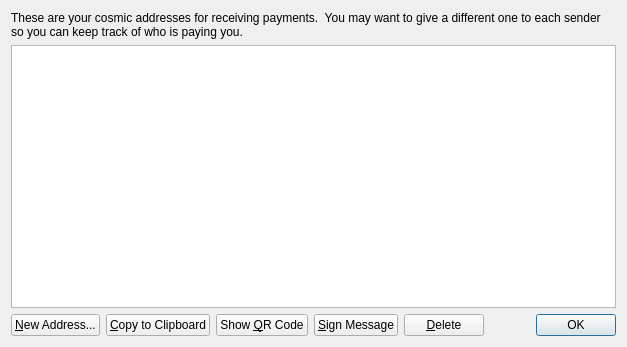
<?xml version="1.0" encoding="UTF-8"?>
<ui version="4.0">
 <class>AddressBookPage</class>
 <widget class="QWidget" name="AddressBookPage">
  <property name="geometry">
   <rect>
    <x>0</x>
    <y>0</y>
    <width>627</width>
    <height>347</height>
   </rect>
  </property>
  <property name="windowTitle">
   <string>Address Book</string>
  </property>
  <layout class="QVBoxLayout" name="verticalLayout">
   <item>
    <widget class="QLabel" name="labelExplanation">
     <property name="text">
      <string>These are your cosmic addresses for receiving payments.  You may want to give a different one to each sender so you can keep track of who is paying you.</string>
     </property>
     <property name="textFormat">
      <enum>Qt::AutoText</enum>
     </property>
     <property name="wordWrap">
      <bool>true</bool>
     </property>
    </widget>
   </item>
   <item>
    <widget class="QTableView" name="tableView">
     <property name="toolTip">
      <string>Double-click to edit address or label</string>
     </property>
     <property name="alternatingRowColors">
      <bool>true</bool>
     </property>
     <property name="selectionMode">
      <enum>QAbstractItemView::SingleSelection</enum>
     </property>
     <property name="selectionBehavior">
      <enum>QAbstractItemView::SelectRows</enum>
     </property>
     <property name="sortingEnabled">
      <bool>true</bool>
     </property>
     <attribute name="verticalHeaderVisible">
      <bool>false</bool>
     </attribute>
    </widget>
   </item>
   <item>
    <layout class="QHBoxLayout" name="horizontalLayout">
     <item>
      <widget class="QPushButton" name="newAddressButton">
       <property name="toolTip">
        <string>Create a new address</string>
       </property>
       <property name="text">
        <string>&amp;New Address...</string>
       </property>
       <property name="icon">
        <iconset resource="../bitcoin.qrc">
         <normaloff>:/icons/add</normaloff>:/icons/add</iconset>
       </property>
      </widget>
     </item>
     <item>
      <widget class="QPushButton" name="copyToClipboard">
       <property name="toolTip">
        <string>Copy the currently selected address to the system clipboard</string>
       </property>
       <property name="text">
        <string>&amp;Copy to Clipboard</string>
       </property>
       <property name="icon">
        <iconset resource="../bitcoin.qrc">
         <normaloff>:/icons/editcopy</normaloff>:/icons/editcopy</iconset>
       </property>
      </widget>
     </item>
     <item>
      <widget class="QPushButton" name="showQRCode">
       <property name="text">
        <string>Show &amp;QR Code</string>
       </property>
       <property name="icon">
        <iconset resource="../bitcoin.qrc">
         <normaloff>:/images/qrcode</normaloff>:/images/qrcode</iconset>
       </property>
      </widget>
     </item>
     <item>
      <widget class="QPushButton" name="signMessage">
       <property name="toolTip">
        <string>Sign a message to prove you own this address</string>
       </property>
       <property name="text">
        <string>&amp;Sign Message</string>
       </property>
       <property name="icon">
        <iconset resource="../bitcoin.qrc">
         <normaloff>:/icons/edit</normaloff>:/icons/edit</iconset>
       </property>
      </widget>
     </item>
     <item>
      <widget class="QPushButton" name="deleteButton">
       <property name="toolTip">
        <string>Delete the currently selected address from the list. Only sending addresses can be deleted.</string>
       </property>
       <property name="text">
        <string>&amp;Delete</string>
       </property>
       <property name="icon">
        <iconset resource="../bitcoin.qrc">
         <normaloff>:/icons/remove</normaloff>:/icons/remove</iconset>
       </property>
      </widget>
     </item>
     <item>
      <spacer name="horizontalSpacer">
       <property name="orientation">
        <enum>Qt::Horizontal</enum>
       </property>
       <property name="sizeHint" stdset="0">
        <size>
         <width>40</width>
         <height>20</height>
        </size>
       </property>
      </spacer>
     </item>
     <item>
      <widget class="QDialogButtonBox" name="buttonBox">
       <property name="sizePolicy">
        <sizepolicy hsizetype="Maximum" vsizetype="Fixed">
         <horstretch>0</horstretch>
         <verstretch>0</verstretch>
        </sizepolicy>
       </property>
       <property name="standardButtons">
        <set>QDialogButtonBox::Ok</set>
       </property>
      </widget>
     </item>
    </layout>
   </item>
  </layout>
 </widget>
 <resources>
  <include location="../bitcoin.qrc"/>
 </resources>
 <connections/>
</ui>
